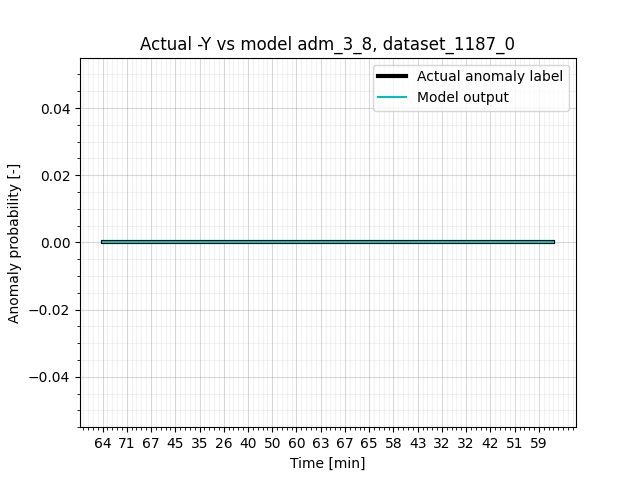
#> input picture other_codes/Test_TFL_on_MSP/TFL_test_report_1.1r/dataset_1187_0_mod4.png, 640 x 480 px
$ python rescale_report.py
#> lines starting #> are read from the running program, lines starting #| are printed output that depends on the picture
import os
import re
import shutil
import matplotlib.pyplot as plt
from PIL import Image

'''************************************** SET INPUT PARAMS ***************************************'''
#REPORT PARAMETERS
id = '1.1' #'2.9.1' #test ID that will be printed in the report name header
report_directory = "/Users/rmc0mputer/PycharmProjects/Thesis_sat_ML/other_codes/Test_TFL_on_MSP"
report_directory_name = f'TFL_test_report_{id}'

#MODEL PARAMETERS
model_name = 'adm_3_8.h'#'adm_2_9.h'
tf_model_name = 'adm_3_8'#'adm_2_9'
model_type = 'MLP' # (ignore recall, precision, F1 and FAR results)'
model_desc = '17x96x96x96x4 MLP to detect anomalies on 4 panels based on 4 x 10 temperature measurements + 4 derivatives + 1 time. Trained to detect sensor spikes, const regions, temp shifts and bumps. Tested on previously unseen data. Detection threshold = 0.85' #(removed duplicates)'# and costant regions, temperature shifts and bumps. '
model_size = 24368#24368 #8192
n_points_inp = 17#85
n_points_out = 4#8
n_series = 3#20
n_test_sets = 32

#RESCALE PLOTS
scale_factor = 0.6

#DATETIME PARAMETERS
import datetime
now = datetime.datetime.now()
formatted_date_time = now.strftime("%d/%m/%Y %H:%M")
date_time = '02.07.2023'#formatted_date_time #Change this if you want the time to be something else

acc_2 = 0.0000
acc_1 = 0.0000
t_per_inf = 0.126
end_time = 915.975
t_per_inf = 0.14
end_time = 1023.097
recall = 0.8588
precision = 0.8988
F1 = 0.8784
FAR = 0.0213


#Copy files into the new directory
os.chdir(report_directory)
report_directory_name_old = report_directory_name

report_directory_name += 'r'
if not os.path.exists(report_directory_name):
    os.makedirs(report_directory_name)
def copy_files(source_dir, destination_dir):
#> called with source_dir = 'TFL_test_report_1.1', destination_dir = 'TFL_test_report_1.1r'
    try:
        # Check if the source directory exists
        if not os.path.exists(source_dir):
            print(f"Source directory '{source_dir}' does not exist.")
            return

        # Check if the destination directory exists, create it if not
        if not os.path.exists(destination_dir):
            os.makedirs(destination_dir)

        # Get a list of all files in the source directory
        files = [f for f in os.listdir(source_dir) if os.path.isfile(os.path.join(source_dir, f))]

        # Copy each file to the destination directory
        for file in files:
            if not "test_report" in file:
                source_path = os.path.join(source_dir, file)
                destination_path = os.path.join(destination_dir, file)
                shutil.copy2(source_path, destination_path)
                #print(f"File '{file}' copied to '{destination_dir}'.")
        print("All files copied successfully.")

    except Exception as e:
        print(f"An error occurred: {e}")

copy_files(report_directory_name_old, report_directory_name)

#Rescale plots in the new directory
def rescale_plot(input_path, output_path, scale_factor):
    # Load the plot image
#> called with scale_factor = 0.6
    image = Image.open(input_path)
#> image is the input picture: PIL image 640x480 RGBA; mean R, G, B, A 244.9, 245.6, 245.6, 255

    # Get the current size of the image
    current_width, current_height = image.size
#> current_width = 640; current_height = 480

    # Calculate the new size after scaling
    new_width = int(current_width * scale_factor)
#> new_width = 384
    new_height = int(current_height * scale_factor)
#> new_height = 288

    # Rescale the image
    resized_image = image.resize((new_width, new_height))
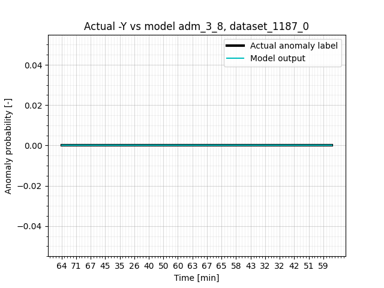
#> resized_image: PIL image 384x288 RGBA; mean R, G, B, A 244.6, 245.2, 245.2, 255

    # Save the rescaled image
    resized_image.save(output_path)

for filename in os.listdir(report_directory_name):
        if filename.endswith('.png') or filename.endswith('.jpg') or filename.endswith('.jpeg'):
            input_path = os.path.join(report_directory_name, filename)
            output_path = input_path
            rescale_plot(input_path, output_path, scale_factor)


# Generate the HTML report
print('\nMaking HTML report file [...in progress...]')
# Create an HTML page with captions for each plot
html_template = '<html><head><title>TF Lite Micro test report {}</title></head><body><h1>TF Lite Micro test report {}</h1><h3>Test time: {}</h3><h3>Model name: {}</h3><h3>Model type: {}</h3><h3>Model description: {}</h3><h3>Model data size: {} [Bytes]</h3><br><br><br><br><br><br><br><br><h2>Test results:</h2><h3>Accuracy on NO anomalies (0): {}</h3><h3>Accuracy on ANOMALIES (1): {}</h3><h3>Time per inference: {} [s]</h3><h3>Total test time: {} [s]</h3><h3>recall: {}</h3><h3>precision: {}</h3><h3>F1 score: {}</h3><h3>False alarm rate: {}</h3><br><br><br><br><br><br><br><br><br><br><br><br><br><br><h2>Anomaly-free telemetry</h2>{}</body></html>'
figure_template3 = '<figure><div style="display: flex; flex-direction: row;"><img src="{}"><img src="{}"></div><figcaption>{}</figcaption></figure>'
figure_template1 = '<figure><div style="display: flex; flex-direction: row;"><img src="{}"><img src="{}"></div></figure>'
figure_template0 = '<figure><div style="display: flex; flex-direction: row;"><img src="{}"></div></figure>'
figure_template2 = '<figure><div style="display: flex; flex-direction: row;"><img src="{}"></div><figcaption>{}</figcaption></figure>'
# find couple plots
files = os.listdir(report_directory_name)
couples = []
for filename in files:
    match = re.match(r'^(.*)_mod1\.png$', filename)
    if match:
        couple = [match.group(1) + '_sens.png', match.group(1) + '_mod1.png', match.group(1) + '_mod2.png',
                  match.group(1) + '_mod3.png', match.group(1) + '_mod4.png']
        if couple[1] in files:
            couples.append(couple)
figure_html = ''
plt_id = 1
for i in range(n_test_sets+1):
    str_key = '1187_'+str(i)+'_'
    for couple in couples:
        if str_key in couple[0]:
            plot_file0 = couple[0]
            plot_file1 = couple[1]
            plot_file2 = couple[2]
            plot_file3 = couple[3]
            plot_file4 = couple[4]
            fig_caption = f'Figure {plt_id}: model inferences on {plot_file1[:-9]}'
            figure_html += figure_template0.format(plot_file0)
            figure_html += figure_template1.format(plot_file1, plot_file2)
            figure_html += figure_template3.format(plot_file3, plot_file4, fig_caption)
            if plt_id == 1:
                figure_html += '<br><br><br><br><br><br><br><br><br><br><br><br><h2>Outlier anomalies</h2>'
            if plt_id == 8:
                figure_html += '<br><br><br><br><br><br><br><br><br><br><br><br><h2>Flat regions</h2>'
            if plt_id == 20:
                figure_html += '<br><br><br><br><br><br><br><br><br><br><br><br><h2>Permanent bias</h2>'
            if plt_id == 26:
                figure_html += '<br><br><br><br><br><br><br><br><br><br><br><br><h2>Temporary bias</h2>'
            plt_id += 1

html_content = html_template.format(id, id, date_time, model_name, model_type, model_desc, model_size,
                                    'N/A', 'N/A', #round(acc_2, 4), round(acc_1, 4),
                                    t_per_inf, end_time, round(recall, 4), round(precision, 4), round(F1, 4), round(FAR, 4),
                                    figure_html)
with open(f'{report_directory_name}/test_report_{id}.html', 'w') as f:
    f.write(html_content)
print('HTML report file has been made')
